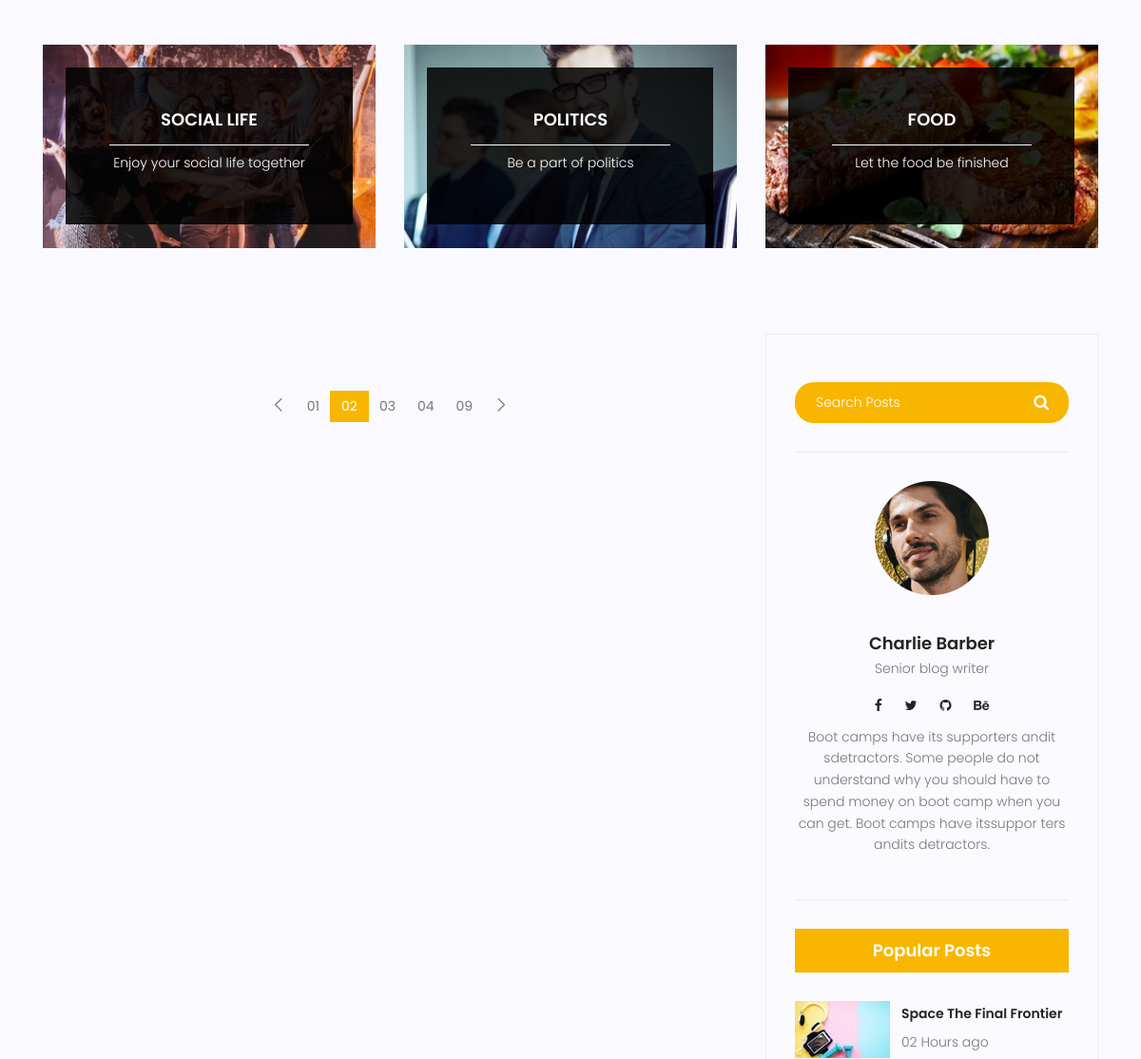
The page /blog/ (middle part) on the database as committed earlier.
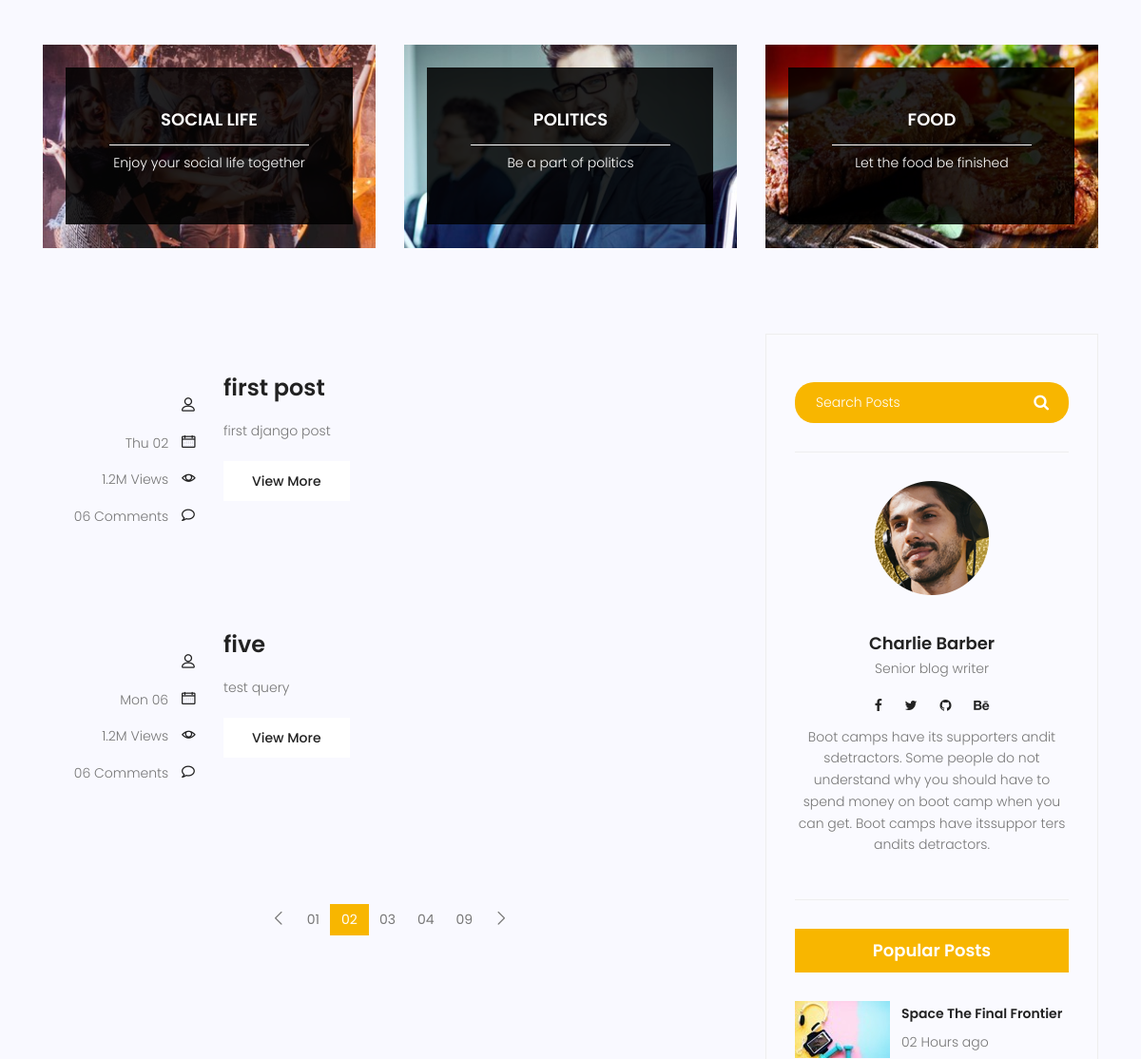
The same page on the database as committed later.
### blog/models.py (models this page shows)
class Post(models.Model):
    image = models.ImageField(upload_to='blog/',default='blog/default.jpg')
    author =models.ForeignKey(User,on_delete=models.SET_NULL,null=True)
    title = models.CharField(max_length=255)
    content = models.TextField()
    category = models.ManyToManyField(category)
    counted_views = models.IntegerField(default=0)
    status = models.BooleanField(default=False)
    published_date = models.DateTimeField(null=True)
    created_date = models.DateTimeField(auto_now_add=True, null=True)
    updated_date = models.DateTimeField(auto_now=True)
    title=models.CharField(max_length=225)
    content=models.TextField()

### blog/views.py (the view)
# urls.py: path("",blog_view,name='index'),
def blog_view(request):
    posts=Post.objects.filter(status = 1)
    context = {'posts':posts}
    return render(request, "blog/blog-home.html",context)

### templates/blog/blog-home.html (shortened to what this page needs)
{% extends 'base.html' %}
{% load static %}
{% block content %}
			<section class="top-category-widget-area pt-90 pb-90 ">
				<div class="container">
					<div class="row">
						<div class="col-lg-4">
							<div class="single-cat-widget">
								<div class="content relative">
									<div class="overlay overlay-bg"></div>
								    <a href="#" target="_blank">
								      <div class="thumb">
								  		 <img class="content-image img-fluid d-block mx-auto" src="{% static 'img/blog/cat-widget1.jpg' %}" alt="">
								  	  </div>
								      <div class="content-details">
								        <h4 class="content-title mx-auto text-uppercase">Social life</h4>
								        <span></span>
								        <p>Enjoy your social life together</p>
								      </div>
								    </a>
								</div>
							</div>
						</div>
						<div class="col-lg-4">
							<div class="single-cat-widget">
								<div class="content relative">
									<div class="overlay overlay-bg"></div>
								    <a href="#" target="_blank">
								      <div class="thumb">
								  		 <img class="content-image img-fluid d-block mx-auto" src="{% static 'img/blog/cat-widget2.jpg' %}" alt="">
								  	  </div>
								      <div class="content-details">
								        <h4 class="content-title mx-auto text-uppercase">Politics</h4>
								        <span></span>
								        <p>Be a part of politics</p>
								      </div>
								    </a>
								</div>
							</div>
						</div>
						<div class="col-lg-4">
							<div class="single-cat-widget">
								<div class="content relative">
									<div class="overlay overlay-bg"></div>
								    <a href="#" target="_blank">
								      <div class="thumb">
								  		 <img class="content-image img-fluid d-block mx-auto" src="{% static 'img/blog/cat-widget3.jpg' %}" alt="">
								  	  </div>
								      <div class="content-details">
								        <h4 class="content-title mx-auto text-uppercase">Food</h4>
								        <span></span>
								        <p>Let the food be finished</p>
								      </div>
								    </a>
								</div>
							</div>
						</div>
					</div>
				</div>
			</section>
			<section class="post-content-area">
				<div class="container">
					<div class="row">
						<div class="col-lg-8 posts-list">
							{% for post in posts %}
							<div class="single-post row">
								<div class="col-lg-3  col-md-3 meta-details">
									<div class="user-details row">
										<p class="user-name col-lg-12 col-md-12 col-6"><a href="#">{{post.author.get_full_name}}</a> <span class="lnr lnr-user"></span></p>
										<p class="date col-lg-12 col-md-12 col-6"><a href="#">{{post.published_date | date:"D d"}}</a> <span class="lnr lnr-calendar-full"></span></p>
										<p class="view col-lg-12 col-md-12 col-6"><a href="#">1.2M Views</a> <span class="lnr lnr-eye"></span></p>
										<p class="comments col-lg-12 col-md-12 col-6"><a href="#">06 Comments</a> <span class="lnr lnr-bubble"></span></p>
									</div>
								</div>
								<div class="col-lg-9 col-md-9 ">
									<div class="feature-img">
									</div>
									<a class="posts-title" href="{% url 'blog:single' pid=post.id %}"><h3>{{post.title}}</h3></a>
									<p class="excert">
										{{post.content | truncatechars:40}}									</p>
									<a href="blog-single.html" class="primary-btn">View More</a>
								</div>
							</div>
							{% endfor %}
		                    <nav class="blog-pagination justify-content-center d-flex">
		                        <ul class="pagination">
		                            <li class="page-item">
		                                <a href="#" class="page-link" aria-label="Previous">
		                                    <span aria-hidden="true">
		                                        <span class="lnr lnr-chevron-left"></span>
		                                    </span>
		                                </a>
		                            </li>
		                            <li class="page-item"><a href="#" class="page-link">01</a></li>
		                            <li class="page-item active"><a href="#" class="page-link">02</a></li>
		                            <li class="page-item"><a href="#" class="page-link">03</a></li>
		                            <li class="page-item"><a href="#" class="page-link">04</a></li>
		                            <li class="page-item"><a href="#" class="page-link">09</a></li>
		                            <li class="page-item">
		                                <a href="#" class="page-link" aria-label="Next">
		                                    <span aria-hidden="true">
		                                        <span class="lnr lnr-chevron-right"></span>
		                                    </span>
		                                </a>
		                            </li>
		                        </ul>
		                    </nav>
						</div>
						<div class="col-lg-4 sidebar-widgets">
							<div class="widget-wrap">
								<div class="single-sidebar-widget search-widget">
									<form class="search-form" action="#">
			                            <input placeholder="Search Posts" name="search" type="text" onfocus="this.placeholder = ''" onblur="this.placeholder = 'Search Posts'" >
			                            <button type="submit"><i class="fa fa-search"></i></button>
			                        </form>
								</div>
								<div class="single-sidebar-widget user-info-widget">
									<img src="{% static 'img/blog/user-info.png' %}" alt="">
									<a href="#"><h4>Charlie Barber</h4></a>
									<p>
										Senior blog writer
									</p>
									<ul class="social-links">
										<li><a href="#"><i class="fa fa-facebook"></i></a></li>
										<li><a href="#"><i class="fa fa-twitter"></i></a></li>
										<li><a href="#"><i class="fa fa-github"></i></a></li>
										<li><a href="#"><i class="fa fa-behance"></i></a></li>
									</ul>
									<p>
										Boot camps have its supporters andit sdetractors. Some people do not understand why you should have to spend money on boot camp when you can get. Boot camps have itssuppor ters andits detractors.
									</p>
								</div>
								<div class="single-sidebar-widget popular-post-widget">
									<h4 class="popular-title">Popular Posts</h4>
									<div class="popular-post-list">
										<div class="single-post-list d-flex flex-row align-items-center">
											<div class="thumb">
												<img class="img-fluid" src="{% static 'img/blog/pp1.jpg' %}" alt="">
											</div>
											<div class="details">
												<a href="blog-single.html"><h6>Space The Final Frontier</h6></a>
												<p>02 Hours ago</p>
											</div>
										</div>
									</div>
								</div>
							</div>
						</div>
					</div>
				</div>
			</section>
{% endblock %}

### templates/base.html (shortened to what this page needs)
{% load static%}
 	<!DOCTYPE html>
	<html lang="zxx" class="no-js">
	<head>
			<link rel="stylesheet" href="{% static 'css/linearicons.css' %}">
			<link rel="stylesheet" href="{% static 'css/font-awesome.min.css' %}">
			<link rel="stylesheet" href="{% static 'css/bootstrap.css' %}">
			<link rel="stylesheet" href="{% static 'css/magnific-popup.css' %}">
			<link rel="stylesheet" href="{% static 'css/jquery-ui.css' %}">
			<link rel="stylesheet" href="{% static 'css/nice-select.css' %}">
			<link rel="stylesheet" href="{% static 'css/animate.min.css' %}">
			<link rel="stylesheet" href="{% static 'css/owl.carousel.css' %}">
			<link rel="stylesheet" href="{% static 'css/main.css' %}">
		</head>
		<body>
			{% block  content %}
			{% endblock %}
		</body>
	</html>

Rows that differ between the two databases and show on the page:
added Post: published_date "Thu 02", title "first post", content "first django post"
added Post: published_date "Mon 06", title "five", content "test query"
